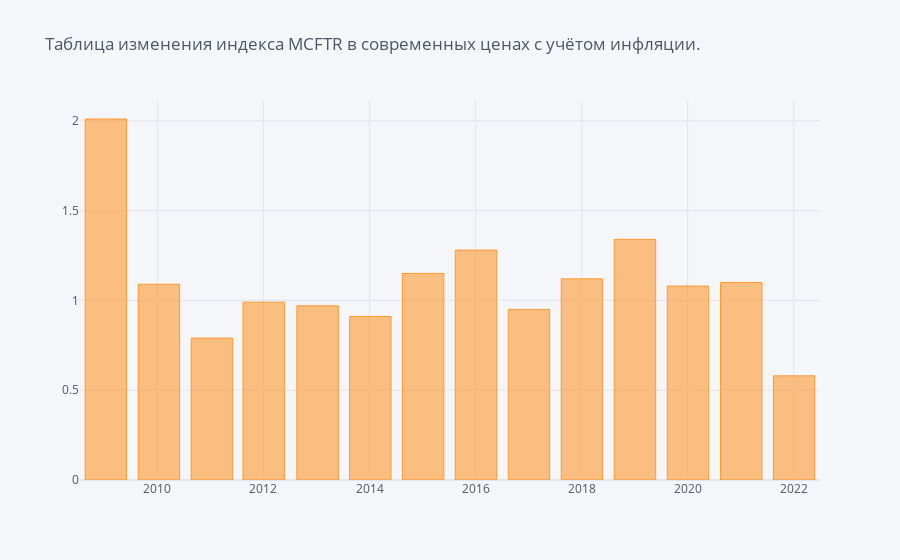

Write notebook code for a chart like this one.
### Code cell
mcftr_year.set_index('start')['KF_INFL'].iplot(kind = 'bar',title = 'Таблица изменения индекса MCFTR в современных ценах с учётом инфляции.' )

### Figure 1 — Plotly figure (JSON) as saved in the notebook; plotly's stock layout.template omitted (floating-point values rounded to 4 significant figures)
{"data": [{"marker": {"color": "rgba(255, 153, 51, 0.6)", "line": {"color": "rgba(255, 153, 51, 1.0)", "width": 1}}, "name": "KF_INFL", "orientation": "v", "text": "", "type": "bar", "x": ["2022-01-03", "2021-01-04", "2020-01-03", "2019-01-03", "2018-01-03", "2017-01-03", "2016-01-04", "2015-01-05", "2014-01-06", "2013-01-08", "2012-01-03", "2011-01-11", "2010-01-11", "2009-01-11"], "y": [0.58, 1.1, 1.08, 1.34, 1.12, 0.95, 1.28, 1.15, 0.91, 0.97, 0.99, 0.79, 1.09, 2.01]}], "layout": {"legend": {"bgcolor": "#F5F6F9", "font": {"color": "#4D5663"}}, "paper_bgcolor": "#F5F6F9", "plot_bgcolor": "#F5F6F9", "title": {"font": {"color": "#4D5663"}, "text": "Таблица изменения индекса MCFTR в современных ценах с учётом инфляции."}, "xaxis": {"gridcolor": "#E1E5ED", "showgrid": true, "tickfont": {"color": "#4D5663"}, "title": {"font": {"color": "#4D5663"}, "text": ""}, "zerolinecolor": "#E1E5ED"}, "yaxis": {"gridcolor": "#E1E5ED", "showgrid": true, "tickfont": {"color": "#4D5663"}, "title": {"font": {"color": "#4D5663"}, "text": ""}, "zerolinecolor": "#E1E5ED"}}}
